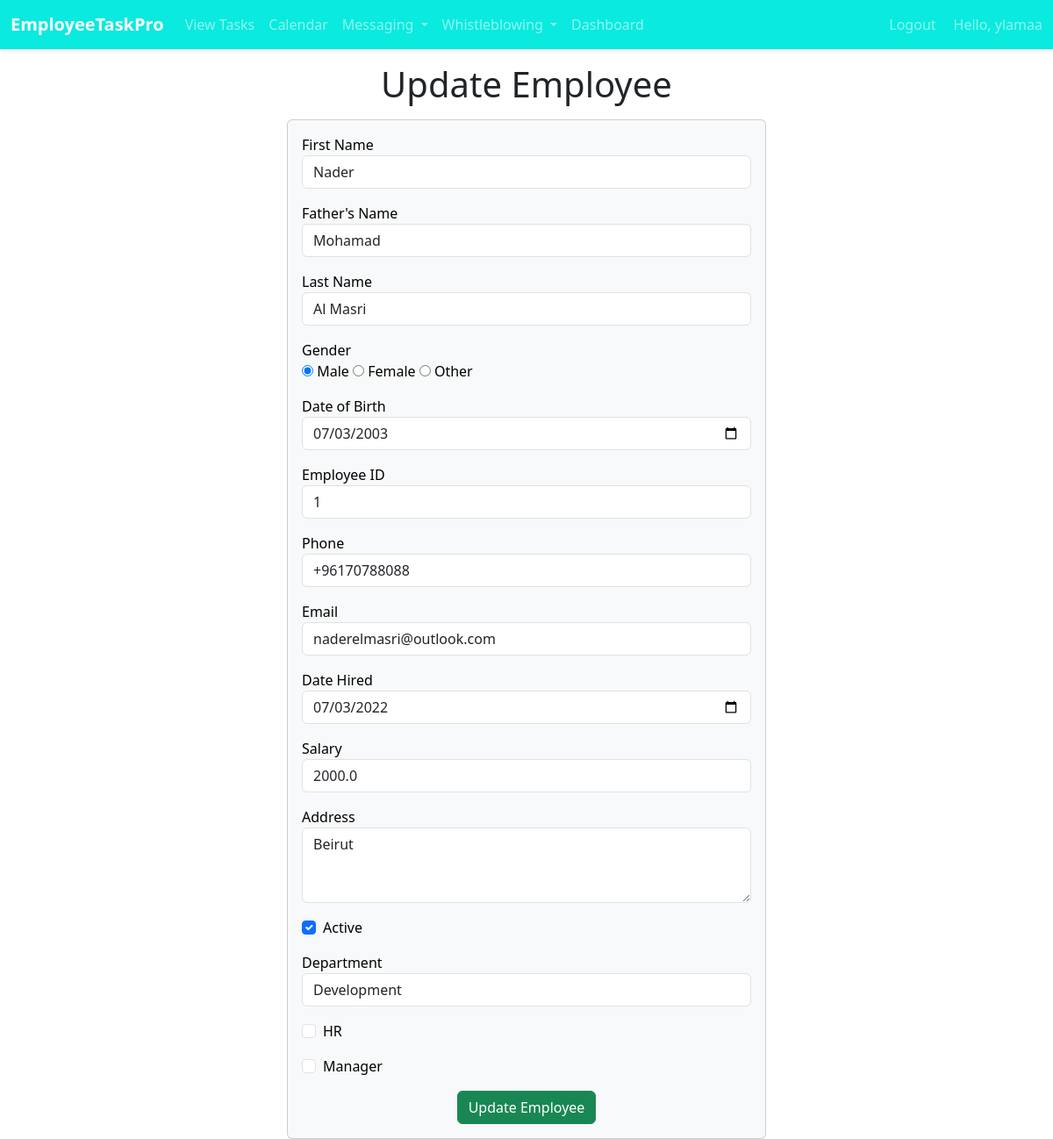
The page /emp/update-emp/20 (signed in) on the database its author committed.
### emp/models.py (models this page shows, shortened)
class Emp(models.Model):
    firstname=models.CharField(max_length=200)
    fathername=models.CharField(max_length=200)
    lastname=models.CharField(max_length=200)
    gender = models.TextField(blank=True,null= True)
    dob = models.DateField(blank=True,null= True)
    emp_id=models.CharField(max_length=200)
    phone = models.CharField(max_length=20, null=True)
    email = models.EmailField(null=True)
    date_hired = models.DateField(default=timezone.now)
    salary = models.FloatField(default=0)
    date_added = models.DateTimeField(default=timezone.now)
    date_updated = models.DateTimeField(auto_now=True)
    address = models.CharField(max_length=100, null=True)
    status=models.BooleanField(default=True)
    department=models.CharField(max_length=200, null=True)
    user = models.OneToOneField(User, on_delete=models.CASCADE, null=True)

### emp/views.py (the view)
# urls.py: path("update-emp/<int:emp_id>", update_emp, name='update_emp'),
@login_required
def update_emp(request, emp_id):
    emp = Emp.objects.get(pk=emp_id)
    is_hr = emp.user.groups.filter(name="HR").exists()
    is_manager = emp.user.groups.filter(name="Manager").exists()
    context = {
        'emp': emp,
        'is_hr': is_hr,
        'is_manager': is_manager,
    }
    return render(request, "emp/update_emp.html", context)

### emp/context_processors.py (called while the page is built)
def user_roles(request):
    is_hr_or_manager = request.user.groups.filter(name__in=['HR', 'Manager']).exists()
    is_employee = request.user.groups.filter(name='Employee').exists()
    return {
        'is_hr_or_manager': is_hr_or_manager,
        'is_employee': is_employee,
    }

### templates/emp/update_emp.html (shortened to what this page needs)
<!doctype html>
<html lang="en">
<head>
  <link href="https://cdn.jsdelivr.net/npm/bootstrap@5.2.2/dist/css/bootstrap.min.css" rel="stylesheet">
</head>
<body>
  {% include 'emp/navbar.html' %}
  <h1 class="text-center my-3">Update Employee</h1>
  <div class="container">
    <div class="row">
      <div class="col-md-6 offset-md-3">
        <div class="card bg-light text-black">
          <div class="card-body">
            <form action="/emp/do-update-emp/{{ emp.id }}" method="POST">
              <div class="mb-3">
                <label for="firstname">First Name</label>
                <input type="text" id="firstname" class="form-control" placeholder="Enter First Name" name="firstname" value="{{ emp.firstname }}" />
              </div>
              <div class="mb-3">
                <label for="fathername">Father's Name</label>
                <input type="text" id="fathername" class="form-control" placeholder="Enter Father's Name" name="fathername" value="{{ emp.fathername }}" />
              </div>
              <div class="mb-3">
                <label for="lastname">Last Name</label>
                <input type="text" id="lastname" class="form-control" placeholder="Enter Last Name" name="lastname" value="{{ emp.lastname }}" />
              </div>
              <div class="mb-3">
                <label>Gender</label>
                <div>
                  <input type="radio" id="male" name="gender" value="Male" {% if emp.gender == 'Male' %} checked {% endif %}>
                  <label for="male">Male</label>
                  <input type="radio" id="female" name="gender" value="Female" {% if emp.gender == 'Female' %} checked {% endif %}>
                  <label for="female">Female</label>
                  <input type="radio" id="other" name="gender" value="Other" {% if emp.gender == 'Other' %} checked {% endif %}>
                  <label for="other">Other</label>
                </div>
              </div>
              <div class="mb-3">
                <label for="dob">Date of Birth</label>
                <input type="date" id="dob" class="form-control" name="dob" value="{{ emp.dob|date:"Y-m-d" }}" />
              </div>
              <div class="mb-3">
                <label for="emp_id">Employee ID</label>
                <input type="text" id="emp_id" class="form-control" placeholder="Enter Employee ID" name="emp_id" value="{{ emp.emp_id }}" />
              </div>
              <div class="mb-3">
                <label for="phone">Phone</label>
                <input type="text" id="phone" class="form-control" placeholder="Enter Employee Phone" name="emp_phone" value="{{ emp.phone }}" />
              </div>
              <div class="mb-3">
                <label for="email">Email</label>
                <input type="email" id="email" class="form-control" placeholder="Enter Employee Email" name="email" value="{{ emp.email }}" />
              </div>
              <div class="mb-3">
                <label for="date_hired">Date Hired</label>
                <input type="date" id="date_hired" class="form-control" name="date_hired" value="{{ emp.date_hired|date:"Y-m-d" }}" />
              </div>
              <div class="mb-3">
                <label for="salary">Salary</label>
                <input type="number" id="salary" class="form-control" placeholder="Enter Salary" name="salary" value="{{ emp.salary }}" />
              </div>
              <div class="mb-3">
                <label for="address">Address</label>
                <textarea id="address" rows="3" class="form-control" name="emp_address">{{ emp.address }}</textarea>
              </div>
              <div class="mb-3 form-check">
                <input type="checkbox" id="status" class="form-check-input" name="emp_status" {% if emp.status %} checked {% endif %}>
                <label for="status">Active</label>
              </div>
              <div class="mb-3">
                <label for="department">Department</label>
                <select id="department" class="form-control" name="emp_department">
                  <option value="DEV" {% if emp.department == 'DEV' %} selected {% endif %}>Development</option>
                </select>
              </div>
                          <div class="mb-3 form-check">
                            <input type="checkbox" class="form-check-input" id="isHR" name="isHR" {% if is_hr %} checked {% endif %}>
                            <label class="form-check-label" for="isHR">HR</label>
                          </div>
                          <div class="mb-3 form-check">
                            <input type="checkbox" class="form-check-input" id="isManager" name="isManager" {% if is_manager %} checked {% endif %}>
                            <label class="form-check-label" for="isManager">Manager</label>
                          </div>
              <div class="container text-center">
                  <button class="btn btn-success">Update Employee</button>
              </div>
            </form>
          </div>
        </div>
      </div>
    </div>
  </div>
</body>
</html>

### templates/emp/navbar.html (shortened to what this page needs)
{% load static %}
<!DOCTYPE html>
<html lang="en">
<head>
    <link rel="stylesheet" href="{% static 'css/navbar.css' %}">
    <link href="https://cdn.jsdelivr.net/npm/bootstrap@5.3.0/dist/css/bootstrap.min.css" rel="stylesheet">
    <link rel="stylesheet" href="https://cdnjs.cloudflare.com/ajax/libs/font-awesome/5.15.4/css/all.min.css" />
</head>
<body>
    <nav class="navbar navbar-expand-lg navbar-dark" style="background-color: #0aeade;">
        <div class="container-fluid">
            <a class="navbar-brand" href="/emp/emp-dashboard/">EmployeeTaskPro</a>
            <div class="collapse navbar-collapse" id="navbarSupportedContent">
                <ul class="navbar-nav me-auto mb-2 mb-lg-0">
                    {% if is_employee %}
                    <li class="nav-item">
                        <a class="nav-link" href="/emp/my-tasks/">View Tasks</a>
                    </li>
                    <li class="nav-item">
                        <a class="nav-link" href="/emp/calendar/">Calendar</a>
                    </li>
                    {% endif %}
                    <li class="nav-item dropdown">
                        <a class="nav-link dropdown-toggle" href="#" id="navbarDropdownMessaging" role="button" data-bs-toggle="dropdown" aria-expanded="false">
                            Messaging
                        </a>
                    </li>
                    {% if request.user.is_authenticated %}
                    <li class="nav-item dropdown">
                        <a class="nav-link dropdown-toggle" href="#" id="navbarDropdownWhistleblowing" role="button" data-bs-toggle="dropdown" aria-expanded="false">
                            Whistleblowing
                        </a>
                    </li>
                    {% endif %}
                    <li class="nav-item">
                        <a class="nav-link" href="/emp/emp-dashboard/">Dashboard</a>
                    </li>
                </ul>
                <ul class="navbar-nav ms-auto mb-2 mb-lg-0">
                    {% if request.user.is_authenticated %}
                    <li class="nav-item">
                        <form action="{% url 'logout' %}" method="post">
                            <button type="submit" class="btn btn-link nav-link" style="padding: 0; border: none; background: none; margin-right: 20px;">Logout</button>
                        </form>
                    </li>
                    {% else %}
                    <li class="nav-item">
                        <a class="nav-link" href="{% url 'emp:custom_login' %}">Login</a>
                    </li>
                    {% endif %}
                    <li class="nav-item">
                        <span class="navbar-text mr-3">
                        Hello, {{ request.user.username }}
                        </span>
                    </li>
                </ul>
            </div>
        </div>
    </nav>
</body>
</html>

### static/css/navbar.css (style rules this page uses)
body { font-family: 'Arial', sans-serif; margin: 0; padding: 0; background: #f4f4f4; }
.navbar { box-shadow: 0 2px 5px rgba(0,0,0,0.1); font-size: 16px; }
.navbar-brand { font-weight: bold; }
.nav-link { transition: color 0.3s; }
.btn-link { transition: color 0.3s; }

### rows shown on the page
Emp: firstname "Nader", fathername "Mohamad", lastname "Al Masri", gender "☑ Male", gender "☐ Female", gender "☐ Other", dob "07/03/2003", emp_id "1", emp_phone "+96170788088", email "naderelmasri@outlook.com", date_hired "07/03/2022", salary "2000.0", emp_address "Beirut", status "☑", emp_department "Development"

### other values the page prints
{{ request.user.username }} "ylamaa"
